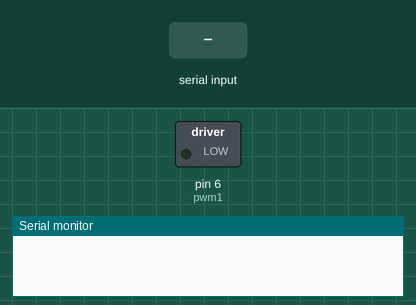
The sketch below on a simulated Arduino Uno, built with avr-gcc and run on an emulated ATmega328P. Parts: switched loads named in the sketch (green lamp = pin HIGH), the last lines printed to the serial monitor. Inputs (shaded band) come from the test bench.

Above: at 1.2 s.
1.3 s: "90,45\n" received over Serial
At 2.1 s:
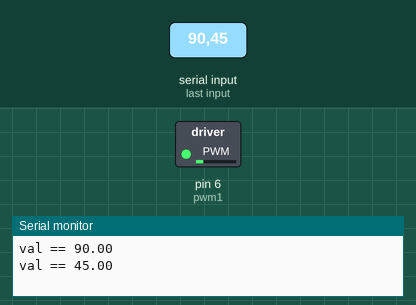
3.8 s: "30,150\n" received over Serial
At 4.2 s:
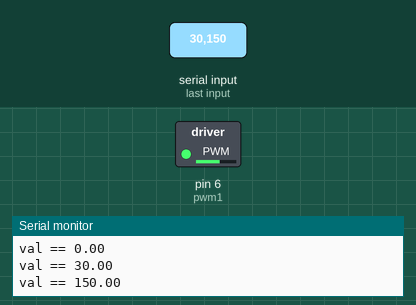
6.3 s: "200\n" received over Serial
At 7.1 s:
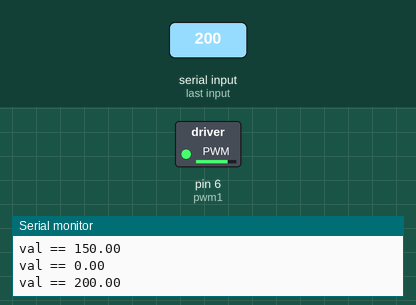
Timing chart, 0 to 9.3 s (numbered marks = the images above; inputs shaded):
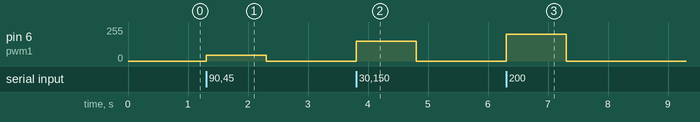

Measured:
- after the input at 1.3 s, pin 6 (pwm1): 0/255 → 45/255 at once, → 0/255 1.0 s later
- after the input at 3.8 s, pin 6 (pwm1): 0/255 → 150/255 at once, → 0/255 1.0 s later
- after the input at 6.3 s, pin 6 (pwm1): 0/255 → 200/255 at once, → 0/255 1.0 s later

The sketch:

motorDriver_test.ino
```cpp
#define in1 4
#define pwm1 6
float pwmV;
void setup() {
  // put your setup code here, to run once:
Serial.begin(9600);
digitalWrite(in1,HIGH);
}

void loop() {
  // put your main code here, to run repeatedly:
   if(Serial.available() > 0){
    pwmV = Serial.parseFloat();
    Serial.print("val == ");
    Serial.println(pwmV);
  }
  analogWrite(pwm1,pwmV);
}
```
